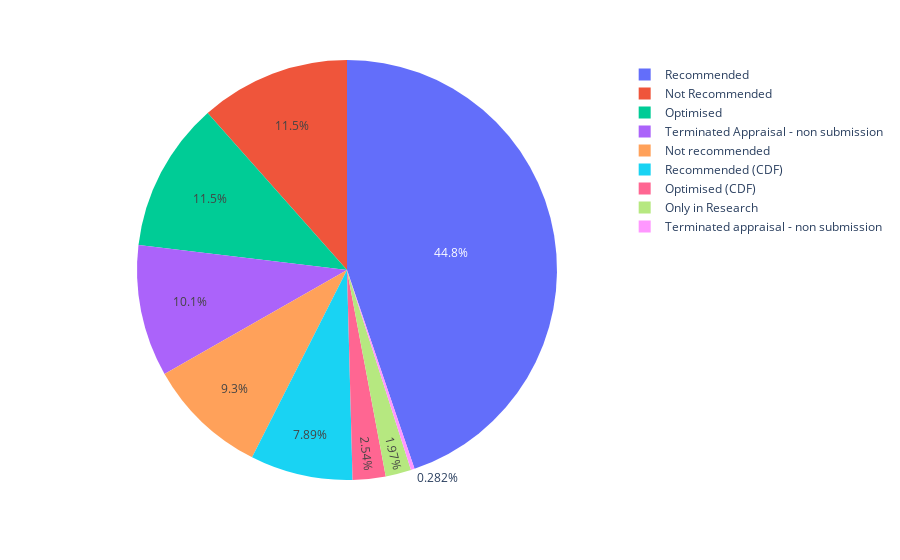

Notebook code cell kept with this figure:
### Markdown cell above
### Unique recommendations

### Code cell
import plotly.express as px


# Create container
container = pd.DataFrame(columns=['Number', 'Categorisation'])

# Count number of occurences for each categorisation type
cats = data_costif_pharm['Categorisation (for specific recommendation)'].unique()
for cat in cats:
    mask = data_costif_pharm['Categorisation (for specific recommendation)'] == cat
    number = len(data_costif_pharm[mask])
    container = container.append(pd.DataFrame({'Number': [number], 'Categorisation': [cat]}))

fig = px.pie(
    container, values='Number', names='Categorisation')

fig.show()

### Figure 1 — Plotly figure (JSON) as saved in the notebook; plotly's stock layout.template omitted (floating-point values rounded to 4 significant figures)
{"data": [{"domain": {"x": [0, 1], "y": [0, 1]}, "hovertemplate": "Categorisation=%{label}<br>Number=%{value}<extra></extra>", "labels": ["Recommended", "Not Recommended", "Optimised", "Only in Research", "Not recommended", "Terminated Appraisal - non submission", "Recommended (CDF)", "Terminated appraisal - non submission", "Optimised (CDF)"], "legendgroup": "", "name": "", "showlegend": true, "type": "pie", "values": [159, 41, 41, 7, 33, 36, 28, 1, 9]}], "layout": {"legend": {"tracegroupgap": 0}, "margin": {"t": 60}}}
